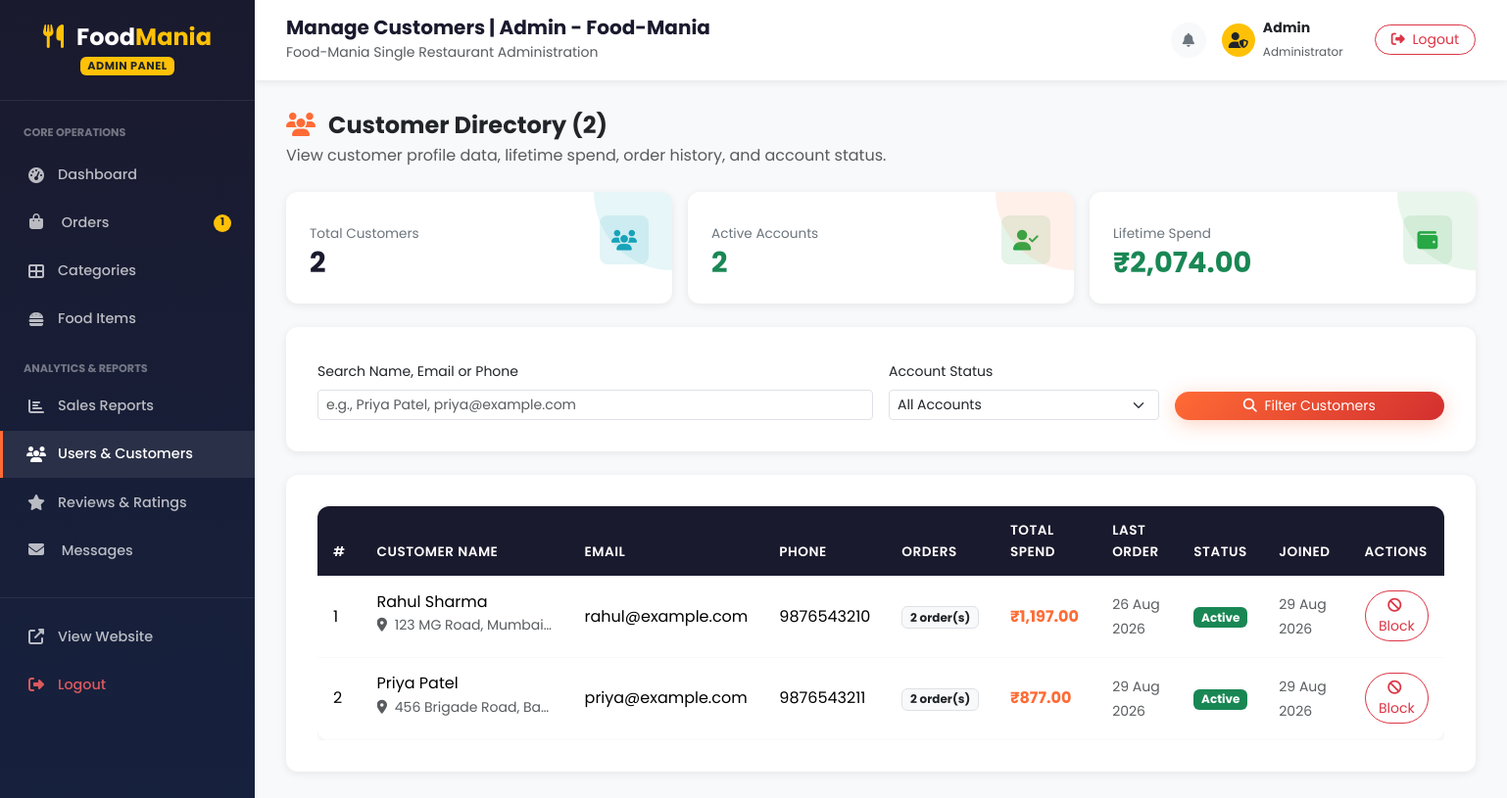
Page /admin/users.php (signed in) on the committed database.
### tables this page shows
CREATE TABLE `users` (
    `id` INT(11) NOT NULL AUTO_INCREMENT,
    `name` VARCHAR(100) NOT NULL,
    `email` VARCHAR(150) NOT NULL UNIQUE,
    `phone` VARCHAR(20) DEFAULT NULL,
    `password` VARCHAR(255) NOT NULL,
    `address` TEXT DEFAULT NULL,
    `status` ENUM('active', 'blocked') NOT NULL DEFAULT 'active',
    `created_at` TIMESTAMP NOT NULL DEFAULT CURRENT_TIMESTAMP,
    PRIMARY KEY (`id`)
);

### includes/functions.php (called while the page is built, shortened)
<?php
function sanitize(string $data): string {
    return htmlspecialchars(trim($data), ENT_QUOTES, 'UTF-8');
}
function isAdmin(): bool {
    return isset($_SESSION['admin_id']);
}
function formatPrice(float $price): string {
    return '₹' . number_format($price, 2);
}
function formatDate(string $date, string $format = 'd M Y, h:i A'): string {
    return date($format, strtotime($date));
}
function getLoggedInAdmin(PDO $pdo): ?array {
    $stmt = $pdo->prepare("SELECT * FROM admins WHERE id = :id");
    $stmt->execute([':id' => $_SESSION['admin_id']]);
    return $stmt->fetch() ?: null;
}

### admin/users.php (the view, shortened to what this page needs)
<?php
require_once __DIR__ . '/../config/db.php';
require_once __DIR__ . '/../includes/functions.php';
$pdo = getDBConnection();
$search = trim($_GET['search'] ?? '');
$statusFilter = $_GET['status'] ?? 'all';
$where = [];
$params = [];
$whereSQL = !empty($where) ? 'WHERE ' . implode(' AND ', $where) : '';
$stmtUsers = $pdo->prepare("
    SELECT u.*,
           COUNT(o.id) AS order_count,
           COALESCE(SUM(CASE WHEN o.status != 'cancelled' THEN o.total_amount ELSE 0 END), 0) AS total_spent,
           MAX(o.created_at) AS last_order_date
    FROM users u
    LEFT JOIN orders o ON u.id = o.user_id
    $whereSQL
    GROUP BY u.id
    ORDER BY u.created_at DESC
");
$stmtUsers->execute($params);
$users = $stmtUsers->fetchAll();
$totalUsersCount = (int)$pdo->query("SELECT COUNT(*) FROM users")->fetchColumn();
$activeUsersCount = (int)$pdo->query("SELECT COUNT(*) FROM users WHERE status = 'active'")->fetchColumn();
$totalCustomerSpend = (float)$pdo->query("SELECT COALESCE(SUM(total_amount), 0) FROM orders WHERE status != 'cancelled'")->fetchColumn();
$pageTitle = 'Manage Customers';
include __DIR__ . '/includes/admin_header.php';
include __DIR__ . '/includes/admin_sidebar.php';
?>
<div class="d-flex flex-column flex-md-row justify-content-between align-items-md-center mb-4 gap-3">
    <div>
        <h4 class="fw-bold mb-1"><i class="fas fa-users text-orange me-2"></i> Customer Directory (<?php echo count($users); ?>)</h4>
        <p class="text-muted mb-0">View customer profile data, lifetime spend, order history, and account status.</p>
    </div>
</div>
<div class="row g-3 mb-4">
    <div class="col-md-4">
        <div class="stat-card users">
            <div class="d-flex justify-content-between align-items-center">
                <div>
                    <div class="stat-label">Total Customers</div>
                    <div class="stat-value mt-1"><?php echo number_format($totalUsersCount); ?></div>
                </div>
                <div class="stat-icon"><i class="fas fa-users"></i></div>
            </div>
        </div>
    </div>
    <div class="col-md-4">
        <div class="stat-card orders">
            <div class="d-flex justify-content-between align-items-center">
                <div>
                    <div class="stat-label">Active Accounts</div>
                    <div class="stat-value text-success mt-1"><?php echo number_format($activeUsersCount); ?></div>
                </div>
                <div class="stat-icon" style="background:rgba(40,167,69,0.12); color:#28a745;"><i class="fas fa-user-check"></i></div>
            </div>
        </div>
    </div>
    <div class="col-md-4">
        <div class="stat-card revenue">
            <div class="d-flex justify-content-between align-items-center">
                <div>
                    <div class="stat-label">Lifetime Spend</div>
                    <div class="stat-value text-success mt-1"><?php echo formatPrice($totalCustomerSpend); ?></div>
                </div>
                <div class="stat-icon"><i class="fas fa-wallet"></i></div>
            </div>
        </div>
    </div>
</div>
<div class="checkout-card mb-4">
    <form method="GET" class="row g-3 align-items-end">
        <div class="col-md-6">
            <label class="form-label small fw-600">Search Name, Email or Phone</label>
            <input type="text" class="form-control form-control-sm" name="search" value="<?php echo sanitize($search); ?>" placeholder="e.g., Priya Patel, priya@example.com">
        </div>
        <div class="col-md-3">
            <label class="form-label small fw-600">Account Status</label>
            <select class="form-select form-select-sm" name="status">
                <option value="all" <?php echo $statusFilter === 'all' ? 'selected' : ''; ?>>All Accounts</option>
            </select>
        </div>
        <div class="col-md-3">
            <button type="submit" class="btn btn-primary-custom btn-sm rounded-pill w-100">
                <i class="fas fa-search me-1"></i> Filter Customers
            </button>
        </div>
    </form>
</div>
<div class="checkout-card">
    <div class="table-responsive">
        <table class="table table-custom align-middle mb-0">
            <thead>
                <tr>
                    <th>#</th>
                    <th>Customer Name</th>
                    <th>Email</th>
                    <th>Phone</th>
                    <th>Orders</th>
                    <th>Total Spend</th>
                    <th>Last Order</th>
                    <th>Status</th>
                    <th>Joined</th>
                    <th>Actions</th>
                </tr>
            </thead>
            <tbody>
                <?php foreach ($users as $i => $u): ?>
                    <tr>
                        <td><?php echo $i + 1; ?></td>
                        <td>
                            <div class="fw-600"><?php echo sanitize($u['name']); ?></div>
                            <?php if (!empty($u['address'])): ?>
                                <small class="text-muted text-truncate d-inline-block" style="max-width: 180px;" title="<?php echo sanitize($u['address']); ?>">
                                    <i class="fas fa-map-marker-alt me-1"></i> <?php echo sanitize($u['address']); ?>
                                </small>
                            <?php endif; ?>
                        </td>
                        <td><?php echo sanitize($u['email']); ?></td>
                        <td><?php echo sanitize($u['phone'] ?: '—'); ?></td>
                        <td>
                            <a href="<?php echo SITE_URL; ?>/admin/orders.php?search=<?php echo urlencode($u['email']); ?>" class="badge bg-light text-dark border text-decoration-none">
                                <?php echo $u['order_count']; ?> order(s)
                            </a>
                        </td>
                        <td class="fw-bold text-orange"><?php echo formatPrice($u['total_spent']); ?></td>
                        <td>
                            <small class="text-muted">
                                <?php echo $u['last_order_date'] ? formatDate($u['last_order_date'], 'd M Y') : 'Never'; ?>
                            </small>
                        </td>
                        <td>
                            <?php if ($u['status'] === 'active'): ?>
                                <span class="badge bg-success">Active</span>
                            <?php else: ?>
                                <span class="badge bg-danger">Blocked</span>
                            <?php endif; ?>
                        </td>
                        <td><small class="text-muted"><?php echo formatDate($u['created_at'], 'd M Y'); ?></small></td>
                        <td>
                            <a href="?toggle=<?php echo $u['id']; ?>"
                               class="btn btn-sm <?php echo $u['status'] === 'active' ? 'btn-outline-danger' : 'btn-outline-success'; ?> rounded-pill"
                               onclick="return confirm('<?php echo $u['status'] === 'active' ? 'Block this user account?' : 'Unblock this user account?'; ?>')">
                                <?php if ($u['status'] === 'active'): ?>
                                    <i class="fas fa-ban me-1"></i> Block
                                <?php else: ?>
                                    <i class="fas fa-check me-1"></i> Unblock
                                <?php endif; ?>
                            </a>
                        </td>
                    </tr>
                <?php endforeach; ?>
            </tbody>
        </table>
    </div>
</div>
        </div>
    </div>
</div>
</body>
</html>

### admin/includes/admin_sidebar.php (shortened to what this page needs)
<?php
$admin = getLoggedInAdmin($pdo);
$currentPage = basename($_SERVER['PHP_SELF']);
$sidebarPendingOrders = (int)$pdo->query("SELECT COUNT(*) FROM orders WHERE status = 'pending'")->fetchColumn();
?>
<div class="admin-wrapper">
    <aside class="admin-sidebar">
        <div class="sidebar-brand">
            <h4>
                <i class="fas fa-utensils me-2 text-warning"></i>
                Food<span class="text-accent" style="color:#FFC107;">Mania</span>
            </h4>
            <span class="badge bg-warning text-dark mt-1" style="font-size:0.7rem; letter-spacing:0.5px;">ADMIN PANEL</span>
        </div>
        <ul class="sidebar-nav">
            <li class="nav-section-title text-uppercase px-4 py-2" style="font-size:0.7rem; color:rgba(255,255,255,0.4); font-weight:700;">
                Core Operations
            </li>
            <li>
                <a href="<?php echo SITE_URL; ?>/admin/dashboard.php" class="<?php echo $currentPage === 'dashboard.php' ? 'active' : ''; ?>">
                    <i class="fas fa-tachometer-alt"></i> Dashboard
                </a>
            </li>
            <li>
                <a href="<?php echo SITE_URL; ?>/admin/orders.php" class="<?php echo $currentPage === 'orders.php' ? 'active' : ''; ?> d-flex justify-content-between align-items-center">
                    <div><i class="fas fa-shopping-bag"></i> Orders</div>
                    <?php if ($sidebarPendingOrders > 0): ?>
                        <span class="badge bg-warning text-dark rounded-pill"><?php echo $sidebarPendingOrders; ?></span>
                    <?php endif; ?>
                </a>
            </li>
            <li>
                <a href="<?php echo SITE_URL; ?>/admin/categories.php" class="<?php echo $currentPage === 'categories.php' ? 'active' : ''; ?>">
                    <i class="fas fa-th-large"></i> Categories
                </a>
            </li>
            <li>
                <a href="<?php echo SITE_URL; ?>/admin/food_items.php" class="<?php echo $currentPage === 'food_items.php' ? 'active' : ''; ?>">
                    <i class="fas fa-hamburger"></i> Food Items
                </a>
            </li>
            <li class="nav-section-title text-uppercase px-4 pt-3 pb-1" style="font-size:0.7rem; color:rgba(255,255,255,0.4); font-weight:700;">
                Analytics & Reports
            </li>
            <li>
                <a href="<?php echo SITE_URL; ?>/admin/reports.php" class="<?php echo $currentPage === 'reports.php' ? 'active' : ''; ?>">
                    <i class="fas fa-chart-bar"></i> Sales Reports
                </a>
            </li>
            <li>
                <a href="<?php echo SITE_URL; ?>/admin/users.php" class="<?php echo $currentPage === 'users.php' ? 'active' : ''; ?>">
                    <i class="fas fa-users"></i> Users & Customers
                </a>
            </li>
            <li>
                <a href="<?php echo SITE_URL; ?>/admin/reviews.php" class="<?php echo $currentPage === 'reviews.php' ? 'active' : ''; ?>">
                    <i class="fas fa-star"></i> Reviews & Ratings
                </a>
            </li>
            <li>
                <a href="<?php echo SITE_URL; ?>/admin/messages.php" class="<?php echo $currentPage === 'messages.php' ? 'active' : ''; ?> d-flex justify-content-between align-items-center">
                    <div><i class="fas fa-envelope"></i> Messages</div>
                </a>
            </li>
            <li style="margin-top:1.5rem; border-top:1px solid rgba(255,255,255,0.08); padding-top:1rem;">
                <a href="<?php echo SITE_URL; ?>/" target="_blank">
                    <i class="fas fa-external-link-alt"></i> View Website
                </a>
            </li>
            <li>
                <a href="<?php echo SITE_URL; ?>/admin/logout.php" style="color:rgba(255,100,100,0.85);">
                    <i class="fas fa-sign-out-alt"></i> Logout
                </a>
            </li>
        </ul>
    </aside>
    <div class="admin-content">
        <div class="admin-topbar">
            <div class="d-flex align-items-center">
                <div>
                    <h5 class="mb-0 fw-bold"><?php echo $pageTitle ?? 'Dashboard'; ?></h5>
                    <small class="text-muted d-none d-sm-inline">Food-Mania Single Restaurant Administration</small>
                </div>
            </div>
            <div class="d-flex align-items-center gap-3">
                <a href="<?php echo SITE_URL; ?>/admin/messages.php" class="btn btn-light btn-sm position-relative rounded-circle p-2" title="Unread Messages" style="width:36px;height:36px;display:flex;align-items:center;justify-content:center;">
                    <i class="fas fa-bell text-secondary"></i>
                </a>
                <div class="d-flex align-items-center">
                    <div class="rounded-circle bg-warning text-dark fw-bold d-flex align-items-center justify-content-center me-2" style="width:34px;height:34px;">
                        <i class="fas fa-user-shield"></i>
                    </div>
                    <div class="d-none d-md-block text-start me-3">
                        <div class="fw-bold small"><?php echo sanitize($admin['name'] ?? 'Admin'); ?></div>
                        <small class="text-muted" style="font-size:0.75rem;">Administrator</small>
                    </div>
                </div>
                <a href="<?php echo SITE_URL; ?>/admin/logout.php" class="btn btn-sm btn-outline-danger rounded-pill px-3" title="Logout">
                    <i class="fas fa-sign-out-alt me-1"></i> <span class="d-none d-sm-inline">Logout</span>
                </a>
            </div>
        </div>
        <div class="admin-main">

### rows in the picture
users: name "Rahul Sharma", address "123 MG Road, Mumbai…", email "rahul@example.com", phone "9876543210", order_count "2", total_spent "₹1,197.00", last_order_date "26 Aug 2026", status "Active", created_at "29 Aug 2026"
users: name "Priya Patel", address "456 Brigade Road, Ba…", email "priya@example.com", phone "9876543211", order_count "2", total_spent "₹877.00", last_order_date "29 Aug 2026", status "Active", created_at "29 Aug 2026"

### other values in the picture
$sidebarPendingOrders "1"
$pageTitle "Manage Customers | Admin - Food-Mania"
$admin['name'] "Admin"
count($users) "2"
$totalUsersCount "2"
$activeUsersCount "2"
formatPrice($totalCustomerSpend) "₹2,074.00"
